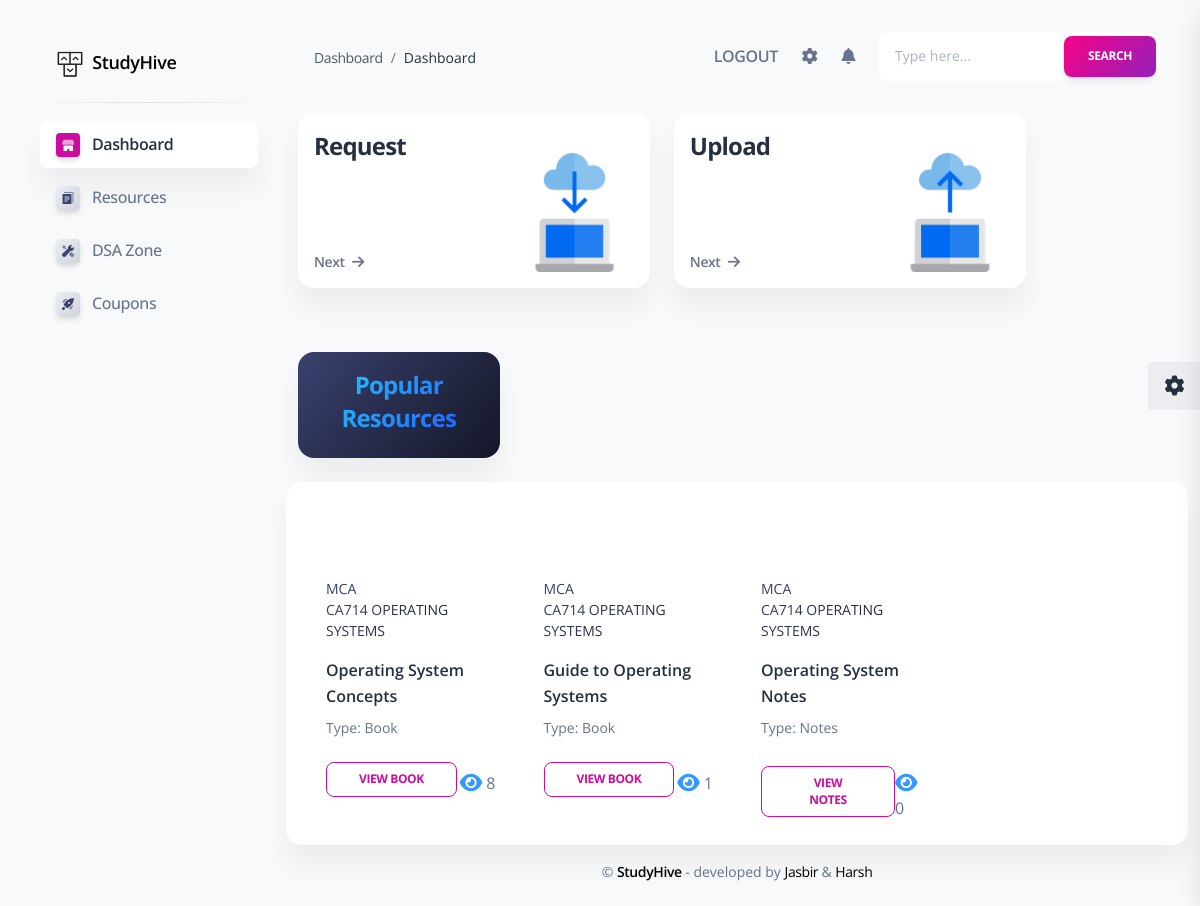
Before: / (signed in) with the older database file.
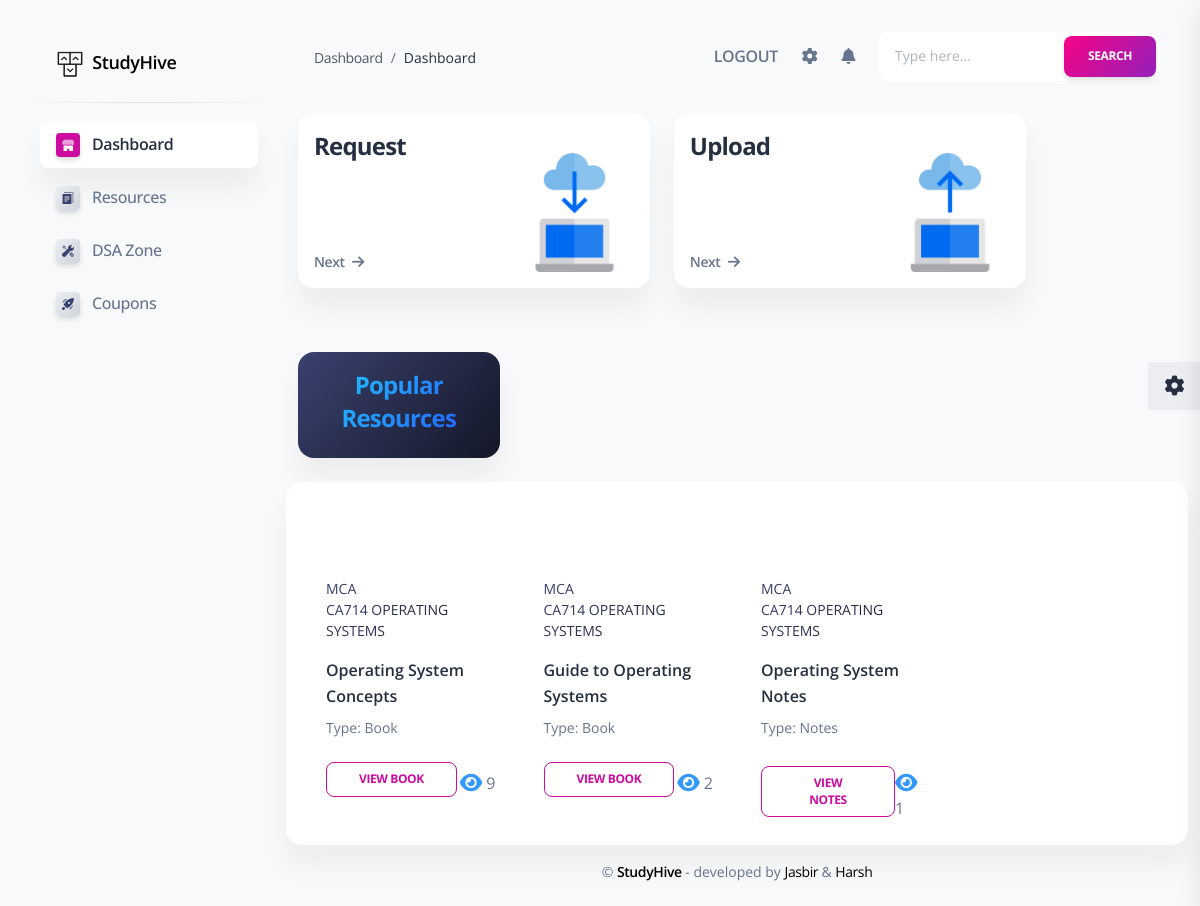
After: the same page with the newer database file.
### resource/models/resource.py (models this page shows, shortened)
class Resource(models.Model):
    RESOURCE_TYPE = (
        ('Q', 'Question paper'),
        ('N', 'Notes'),
        ('B', 'Book'),
    )
    student = models.ForeignKey(Student, on_delete=models.CASCADE)
    course = models.ForeignKey(Course, on_delete=models.CASCADE)
    subject = models.ForeignKey(Subject, on_delete=models.CASCADE)
    title = models.CharField(blank=True,null=True, max_length=250)
    type = models.CharField(choices=RESOURCE_TYPE, max_length=1)
    file = models.FileField(upload_to=get_upload_path)
    timestamp = models.DateTimeField(default=timezone.now)
    views = models.PositiveIntegerField(default=0)
    approved = models.BooleanField(default=False)
    class Meta:
        verbose_name = 'Resource'
        verbose_name_plural = 'Resources'

### resource/models/course.py (models this page shows)
class Course(models.Model):
    name = models.CharField(max_length=50)
    class Meta:
        verbose_name = 'Course'
        verbose_name_plural = 'Courses'
    def __str__(self):
        return self.name

### resource/models/subject.py (models this page shows)
class Subject(models.Model):
    course = models.ForeignKey(Course, on_delete=models.CASCADE)
    code = models.CharField(max_length=10)
    name = models.CharField(max_length=50)
    class Meta:
        verbose_name = 'Subject'
        verbose_name_plural = 'Subjects'
    def __str__(self):
        return f"{self.code} {self.name}"

### home/views/home.py (the view)
# urls.py: path("", dsa.index, name="dsa")
@login_required(login_url='/login/')
def index(request):
    popular_resources = get_popular_resources()
    return render(request, 'home/index.html', {'popular_resources': popular_resources})

### home/views/home.py (called while the page is built)
def get_popular_resources(count=4):
    resources = Resource.objects.all().order_by('-views')[:count]
    return resources

### resource/templatetags/resource_filters.py (called while the page is built)
@register.filter(name='resource_type')
def resource_type(type):
    if type=='Q':
        return "Question paper"
    elif type=='B':
        return "Book"
    elif type=='N':
        return "Notes"

### templates/home/index.html (shortened to what the changed rows need)
{% extends 'layouts/base.html' %}
{% load resource_filters %}
{% block content %}
    <div class="container-fluid py-4">
      <div class="row">
        <div class="card">
        <div class="card-body p-3">
          <div id="resources-row" class="row">
            {% for resource in popular_resources %}
            <div class="col-xl-3 col-md-6 mb-xl-0 mb-4">
              <div class="card card-blog card-plain m-2">
                <div class="card-header position-relative">
                </div>
                <div class="card-body px-1 pb-0">
                  <div class="mb-2">
                    <p class="text-gradient text-dark text-sm">
                      {{resource.course}}<br>{{resource.subject}}
                    </p>
                  </div>
                    <h6>
                      {{resource.title}}
                    </h6>
                  <p class="mb-4 text-sm">
                    Type: {{resource.type|resource_type}}
                  </p>
                  <div class="d-flex align-items-center justify-content-between">
                    <a class="view-resource" resource-pk="{{resource.pk}}" href="/uploads/{{resource.file}}" target="_blank" >
                      <button type="button" class="btn btn-outline-primary btn-sm mb-0">View {{resource.type|resource_type}}</button>
                    </a>
                    <div class="mt-2">
                      <span>
                        <i class="fas fa-eye fa-lg" style="color:#3399ff" aria-hidden="true"></i>
                        {{resource.views}}
                      </span>
                    </div>
                  </div>
                </div>
              </div>
            </div>
            {% endfor %}
          </div>
        </div>
        </div>
      </div>
    </div>
{% endblock content %}

Changed rows visible on the page:
changed Resource "Operating System Concepts": views "8" → "9"
changed Resource "Guide to Operating Systems": views "1" → "2"
changed Resource "Operating System Notes": views "0" → "1"
